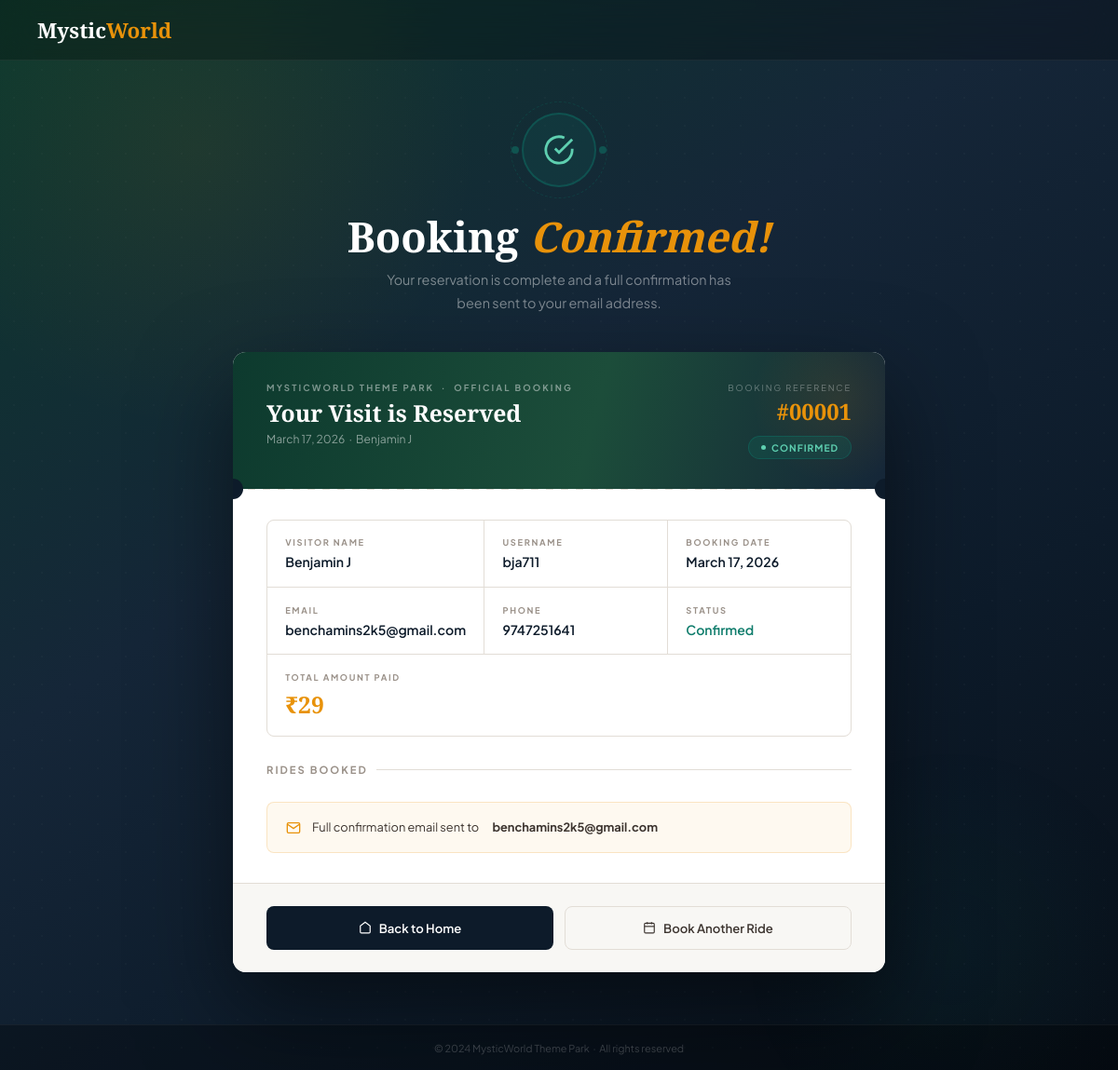
The page /booking/success/1/ on the database its author committed.
### park/models.py (models this page shows, shortened)
class Booking(models.Model):
    STATUS_CHOICES = [
        ('Confirmed', 'Confirmed'),
        ('Cancelled', 'Cancelled'),
    ]
    visitor = models.ForeignKey(Visitor, on_delete=models.CASCADE, db_index=True)
    booking_date = models.DateField(auto_now_add=True)
    visit_date = models.DateField(null=True)
    total_amount = models.IntegerField()
    status = models.CharField(max_length=20, choices=STATUS_CHOICES, default='Confirmed', db_index=True)

class Visitor(models.Model):
    name = models.CharField(max_length=100)
    email = models.EmailField(unique=True)
    phone = models.CharField(max_length=15)
    username = models.CharField(max_length=50, unique=True)
    password = models.CharField(max_length=128)

### park/views.py (the view)
# urls.py: path('booking/success/<int:booking_id>/', views.booking_success, name='booking_success'),
def booking_success(request, booking_id):
    booking = Booking.objects.get(id=booking_id)
    return render(request, 'booking_success.html', {'booking': booking})

### park/templates/booking_success.html (shortened to what this page needs)
{% load static %}
<!DOCTYPE html>
<html lang="en">
<head>
</head>
<body>
<div class="glow glow-1"></div>
<div class="glow glow-2"></div>
<header>
  <nav>
    <a href="{% url 'home' %}" class="logo">Mystic<span>World</span></a>
  </nav>
</header>
<main>
  <div class="wrap">
    <div class="top-section">
      <div class="check-wrap">
        <div class="orbit"></div>
        <div class="check-ring">
          <svg viewBox="0 0 24 24"><path d="M22 11.08V12a10 10 0 1 1-5.93-9.14"/><polyline points="22 4 12 14.01 9 11.01"/></svg>
        </div>
      </div>
      <h1>Booking <em>Confirmed!</em></h1>
      <p>Your reservation is complete and a full confirmation has been sent to your email address.</p>
    </div>
    <div class="main-card">
      <div class="card-bar">
        <div class="cb-left">
          <div class="cb-park">MysticWorld Theme Park &nbsp;·&nbsp; Official Booking</div>
          <div class="cb-title">Your Visit is Reserved</div>
          <div class="cb-sub">{{ booking.booking_date }} &nbsp;·&nbsp; {{ booking.visitor.name }}</div>
        </div>
        <div class="cb-right">
          <div class="cb-ref-lbl">Booking Reference</div>
          <div class="cb-ref">#{{ booking.id|stringformat:"05d" }}</div>
          <div class="cb-status">
            <div class="cb-status-dot"></div>
            {{ booking.status }}
          </div>
        </div>
      </div>
      <div class="tear"></div>
      <div class="card-body">
        <div class="info-grid">
          <div class="ig">
            <div class="ig-lbl">Visitor Name</div>
            <div class="ig-val">{{ booking.visitor.name }}</div>
          </div>
          <div class="ig">
            <div class="ig-lbl">Username</div>
            <div class="ig-val">{{ booking.visitor.username }}</div>
          </div>
          <div class="ig">
            <div class="ig-lbl">Booking Date</div>
            <div class="ig-val">{{ booking.booking_date }}</div>
          </div>
          <div class="ig">
            <div class="ig-lbl">Email</div>
            <div class="ig-val">{{ booking.visitor.email }}</div>
          </div>
          <div class="ig">
            <div class="ig-lbl">Phone</div>
            <div class="ig-val">{{ booking.visitor.phone }}</div>
          </div>
          <div class="ig">
            <div class="ig-lbl">Status</div>
            <div class="ig-val green">{{ booking.status }}</div>
          </div>
          <div class="ig wide">
            <div class="ig-lbl">Total Amount Paid</div>
            <div class="ig-val amber">₹{{ booking.total_amount }}</div>
          </div>
        </div>
        <div class="rides-section">
          <div class="rides-title">Rides Booked</div>
        </div>
        <div class="email-row">
          <svg viewBox="0 0 24 24"><path d="M4 4h16c1.1 0 2 .9 2 2v12c0 1.1-.9 2-2 2H4c-1.1 0-2-.9-2-2V6c0-1.1.9-2 2-2z"/><polyline points="22,6 12,13 2,6"/></svg>
          Full confirmation email sent to&nbsp;<strong>{{ booking.visitor.email }}</strong>
        </div>
      </div>
      <div class="card-footer">
        <a href="{% url 'home' %}" class="btn-home">
          <svg viewBox="0 0 24 24"><path d="M3 9l9-7 9 7v11a2 2 0 0 1-2 2H5a2 2 0 0 1-2-2z"/></svg>
          Back to Home
        </a>
        <a href="{% url 'booking' %}" class="btn-again">
          <svg viewBox="0 0 24 24"><rect x="3" y="4" width="18" height="18" rx="2"/><line x1="16" y1="2" x2="16" y2="6"/><line x1="8" y1="2" x2="8" y2="6"/><line x1="3" y1="10" x2="21" y2="10"/></svg>
          Book Another Ride
        </a>
      </div>
    </div>
  </div>
</main>
<footer>&copy; 2024 MysticWorld Theme Park &nbsp;·&nbsp; All rights reserved</footer>
</body>
</html>

### rows shown on the page
Booking: booking_date "March 17, 2026", visitor.name "Benjamin J", id "00001", status "CONFIRMED", visitor.username "bja711", visitor.email "benchamins2k5@gmail.com", visitor.phone "9747251641", status "Confirmed", total_amount "29"
